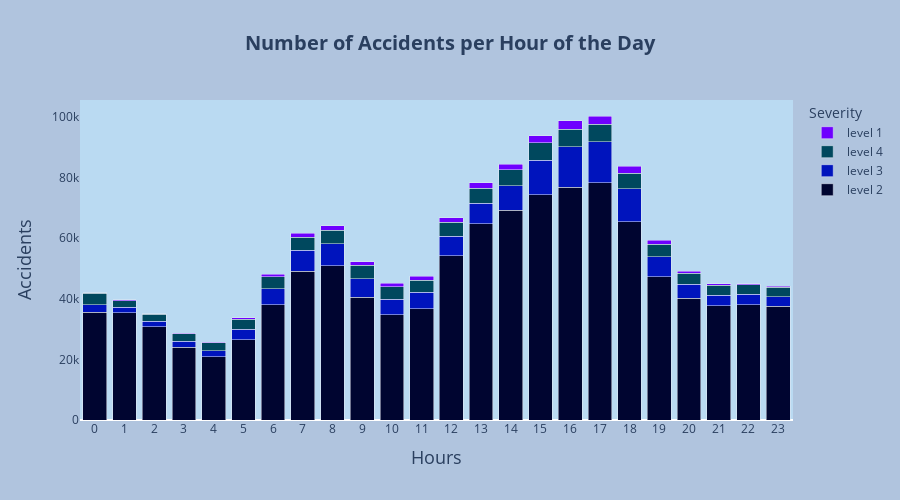

Source (notebook cell):
### Code cell
# first figure
fig_1 = go.Figure(data=[
            go.Bar(name="level 2", x=[i for i in range(0, 24)], y=acdnts_per_Hour_2.values, marker_color="#000530"),
            go.Bar(name="level 3", x=[i for i in range(0, 24)], y=acdnts_per_Hour_3.values, marker_color="#0014BD"),
            go.Bar(name="level 4", x=[i for i in range(0, 24)], y=acdnts_per_Hour_4.values, marker_color="#00485E"),
            go.Bar(name="level 1", x=[i for i in range(0, 24)], y=acdnts_per_Hour_1.values, marker_color="#6E00FF"),
])

fig_1.update_layout(
              title={"text":"<b>Number of Accidents per Hour of the Day</b>", 
                     "font": {"size": 20},
                     "xanchor": "center",
                     "x": 0.5,},
              xaxis_title={"text": "Hours",
                           "font": {"size": 18}},
              yaxis_title={"text": "Accidents",
                           "font": {"size": 18}},
              xaxis={"showgrid": False, "tick0": 0, "dtick": 1},
              yaxis={"showgrid": False},
              legend={"traceorder": "reversed"},
              legend_title_text="Severity",
              autosize=False,
              width=900,
              height=500,
              paper_bgcolor="LightSteelBlue",
              plot_bgcolor="#BADAF2",
              barmode="stack")
fig_1.show()

### Figure 1 — Plotly figure (JSON) as saved in the notebook; plotly's stock layout.template omitted (floating-point values rounded to 4 significant figures)
{"data": [{"marker": {"color": "#000530"}, "name": "level 2", "type": "bar", "x": [0, 1, 2, 3, 4, 5, 6, 7, 8, 9, 10, 11, 12, 13, 14, 15, 16, 17, 18, 19, 20, 21, 22, 23], "y": [35556, 35373, 30758, 23952, 20839, 26450, 37978, 48980, 50950, 40407, 34641, 36695, 54210, 64661, 69095, 74280, 76761, 78267, 65348, 47287, 40215, 37648, 37971, 37509]}, {"marker": {"color": "#0014BD"}, "name": "level 3", "type": "bar", "x": [0, 1, 2, 3, 4, 5, 6, 7, 8, 9, 10, 11, 12, 13, 14, 15, 16, 17, 18, 19, 20, 21, 22, 23], "y": [2511, 1772, 1808, 1997, 2027, 3404, 5307, 6937, 7193, 6159, 5194, 5370, 6319, 6804, 8160, 11413, 13345, 13500, 10954, 6512, 4478, 3517, 3493, 3082]}, {"marker": {"color": "#00485E"}, "name": "level 4", "type": "bar", "x": [0, 1, 2, 3, 4, 5, 6, 7, 8, 9, 10, 11, 12, 13, 14, 15, 16, 17, 18, 19, 20, 21, 22, 23], "y": [3653, 2240, 2282, 2436, 2532, 3353, 3877, 4359, 4512, 4421, 4159, 4070, 4721, 4974, 5213, 5697, 5705, 5696, 5116, 4241, 3639, 3200, 3067, 3156]}, {"marker": {"color": "#6E00FF"}, "name": "level 1", "type": "bar", "x": [0, 1, 2, 3, 4, 5, 6, 7, 8, 9, 10, 11, 12, 13, 14, 15, 16, 17, 18, 19, 20, 21, 22, 23], "y": [301, 221, 229, 220, 295, 581, 922, 1259, 1387, 1194, 1113, 1303, 1460, 1787, 1860, 2297, 2815, 2789, 2274, 1319, 658, 574, 396, 320]}], "layout": {"autosize": false, "barmode": "stack", "height": 500, "legend": {"title": {"text": "Severity"}, "traceorder": "reversed"}, "paper_bgcolor": "LightSteelBlue", "plot_bgcolor": "#BADAF2", "title": {"font": {"size": 20}, "text": "<b>Number of Accidents per Hour of the Day</b>", "x": 0.5, "xanchor": "center"}, "width": 900, "xaxis": {"dtick": 1, "showgrid": false, "tick0": 0, "title": {"font": {"size": 18}, "text": "Hours"}}, "yaxis": {"showgrid": false, "title": {"font": {"size": 18}, "text": "Accidents"}}}}
